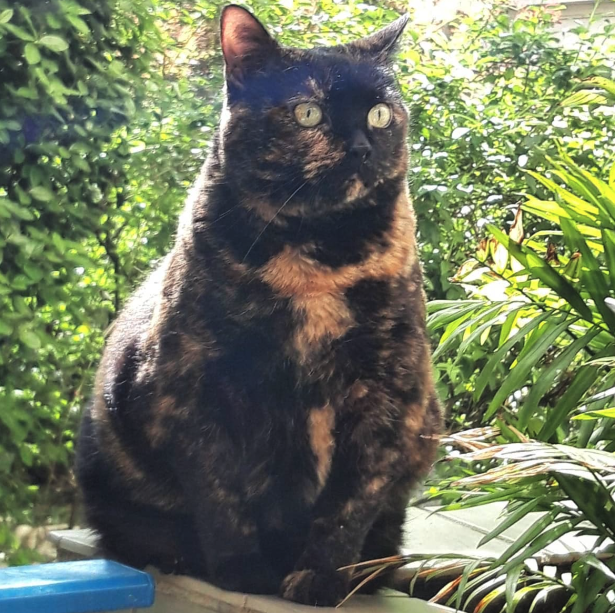
#> input picture watermarking_methods/stable_signature/hidden/imgs/00.png, 1230 x 1226 px, given as the content of the folder g-research/watermark_models/watermark-anything/output/imgs_w, which was not available (shown at 1/2 size)
$ jupyter execute --allow-errors pipeline_mk4.ipynb   (text cells are left out)
#> lines starting #> are read from the running program, lines starting #| are printed output that depends on the picture; pictures that were not available may be replaced by others from this repository, and a replacement may not be noted
[cell 1]
# ═══════════════════════════════════════════════════════════════════════════
# CONFIGURATION: Choose Your Watermarking Method
# ═══════════════════════════════════════════════════════════════════════════
#
# Please select ONE watermarking method to test by uncommenting the appropriate line:
#
# Options:
#   - "Stable_Signature"      : For images watermarked with Stable Signature
#   - "Watermark_Anything"    : For images watermarked with Watermark Anything
#   - "TrustMark"             : For images watermarked with TrustMark
#
# Note: This notebook processes one method at a time. To test multiple methods,
#       run the notebook separately for each one.

WATERMARK_METHOD = "Watermark_Anything"  # ← Change this to your method
# WATERMARK_METHOD = "TrustMark"
# WATERMARK_METHOD = "Stable_Signature"

print(f"✓ Selected watermarking method: {WATERMARK_METHOD}")

[cell 2]
# ═══════════════════════════════════════════════════════════════════════════
# CONFIGURATION: Directory Paths
# ═══════════════════════════════════════════════════════════════════════════
#
# These paths tell the notebook where to find files and save results.
#
# If you're using Azure AI:
#   - Change 'YourName' to your actual username
#   - The default paths should work once you've cloned the repository
#
# If you're running locally:
#   - Modify these paths to match your local directory structure

import os

# ─── Azure AI Settings ───
USER_NAME = 'YourName'  # ← CHANGE THIS to your Azure AI username
AZURE_ROOT = '/home/azureuser/cloudfiles/code/Users/'
IS_AZURE = os.path.exists(AZURE_ROOT)  # Auto-detect if running on Azure

# ─── Path Configuration ───
if IS_AZURE:
    ROOT_DIR = os.path.join(AZURE_ROOT, USER_NAME)
    print(f"✓ Running on Azure AI with root directory: {ROOT_DIR}")
else:
    # Local development - use current working directory
    ROOT_DIR = os.getcwd()
    print(f"✓ Running locally with root directory: {ROOT_DIR}")

# Verify the directory exists
if not os.path.exists(ROOT_DIR):
    print(f"⚠️  WARNING: Root directory does not exist: {ROOT_DIR}")
    print(f"   Please update USER_NAME or ROOT_DIR paths above.")
else:
    print(f"✓ Root directory confirmed")

[cell 3]
# ═══════════════════════════════════════════════════════════════════════════
# CONFIGURATION: Method-Specific Paths
# ═══════════════════════════════════════════════════════════════════════════
#
# Each watermarking method requires different files and directories.
# These paths are automatically set based on your chosen method.
# You may need to adjust these if your repository structure differs.

from pathlib import Path

# ─── Repository Structure ───
REPO_DIR = Path(ROOT_DIR) / "ost-embedding-research"
WATERMARK_MODELS_DIR = REPO_DIR / "watermark_models"

# ─── Method-Specific Configuration ───
if WATERMARK_METHOD == "Watermark_Anything":
    METHOD_DIR = WATERMARK_MODELS_DIR / "watermark-anything"
    RAW_IMAGES_PATH = METHOD_DIR / "output" / "imgs_w"
    CHECKPOINT_PATH = METHOD_DIR / "models" / "watermark_anything_model.pth"
    OUTPUT_DIR = REPO_DIR / "outputs" / "watermark_anything"

elif WATERMARK_METHOD == "TrustMark":
    METHOD_DIR = WATERMARK_MODELS_DIR / "trustmark"
    RAW_IMAGES_PATH = METHOD_DIR / "watermarked_images"
    CHECKPOINT_PATH = None  # TrustMark uses built-in models
    OUTPUT_DIR = REPO_DIR / "outputs" / "trustmark"

elif WATERMARK_METHOD == "Stable_Signature":
    METHOD_DIR = WATERMARK_MODELS_DIR / "stable-signature"
    RAW_IMAGES_PATH = METHOD_DIR / "watermarked_images"
    CHECKPOINT_PATH = METHOD_DIR / "models" / "dec_48b_whit.torchscript.pt"
    OUTPUT_DIR = REPO_DIR / "outputs" / "stable_signature"

# ─── Create Output Directories ───
OUTPUT_DIR.mkdir(parents=True, exist_ok=True)
TRANSFORMED_IMAGES_DIR = OUTPUT_DIR / "transformed_images"
RESULTS_DIR = OUTPUT_DIR / "results"
TRANSFORMED_IMAGES_DIR.mkdir(exist_ok=True)
RESULTS_DIR.mkdir(exist_ok=True)

print(f"✓ Configuration for {WATERMARK_METHOD}:")
print(f"  - Method directory: {METHOD_DIR}")
print(f"  - Raw images: {RAW_IMAGES_PATH}")
print(f"  - Output directory: {OUTPUT_DIR}")
print(f"  - Checkpoint: {CHECKPOINT_PATH if CHECKPOINT_PATH else 'Built-in model'}")

[cell 4]
# ═══════════════════════════════════════════════════════════════════════════
# CONFIGURATION: Processing Options
# ═══════════════════════════════════════════════════════════════════════════
#
# Control how many images to process and which transformations to apply.
# Start with small numbers for testing, then increase for full analysis.

# ─── Number of Images to Process ───
# Set to None to process all images, or specify a number for testing
MAX_IMAGES_TO_PROCESS = 10  # ← Start with 10 images for testing
# MAX_IMAGES_TO_PROCESS = None  # ← Uncomment to process all images

# ─── Transformations to Apply ───
# Enable or disable specific transformation types
APPLY_RESIZE = True          # Resize images to different dimensions
APPLY_CROP = True            # Crop images (centre crop with various percentages)
APPLY_ROTATION = True        # Rotate images by various angles
APPLY_BLUR = True            # Apply Gaussian blur with different strengths
APPLY_COMPRESSION = True     # JPEG compression at different quality levels
APPLY_NOISE = True           # Add Gaussian noise
APPLY_COLOUR_JITTER = True   # Adjust brightness, contrast, saturation

# ─── Transformation Parameters ───
RESIZE_DIMENSIONS = [(256, 256), (512, 512), (1024, 1024)]
CROP_PERCENTAGES = [0.99, 0.90, 0.80, 0.70, 0.60, 0.50]
ROTATION_ANGLES = [5, 15, 30, 45, 90, 180]
BLUR_KERNEL_SIZES = [3, 11, 21, 51]
COMPRESSION_QUALITIES = [95, 85, 75, 50, 25]

print("✓ Processing configuration set:")
print(f"  - Maximum images: {MAX_IMAGES_TO_PROCESS if MAX_IMAGES_TO_PROCESS else 'All'}")
print(f"  - Transformations enabled: ", end="")
enabled = [name for name, enabled in [
    ("Resize", APPLY_RESIZE),
    ("Crop", APPLY_CROP),
    ("Rotation", APPLY_ROTATION),
    ("Blur", APPLY_BLUR),
    ("Compression", APPLY_COMPRESSION),
    ("Noise", APPLY_NOISE),
    ("Colour Jitter", APPLY_COLOUR_JITTER)
] if enabled]
print(", ".join(enabled))

[cell 5]
# ═══════════════════════════════════════════════════════════════════════════
# Install Required Packages
# ═══════════════════════════════════════════════════════════════════════════
#
# This cell checks for required packages and installs them if missing.
# The installation may take a few minutes on first run.

import importlib.util
import subprocess
import sys

def install_if_missing(package_name, import_name=None):
    """Install a package if it's not already available."""
    if import_name is None:
        import_name = package_name

    if importlib.util.find_spec(import_name) is None:
        print(f"📥 Installing {package_name}...")
        subprocess.check_call([sys.executable, "-m", "pip", "install", "-q", package_name])
        print(f"✓ {package_name} installed successfully")
    else:
        print(f"✓ {package_name} already installed")

# Core dependencies
print("Checking and installing dependencies...\n")
install_if_missing("torch")
install_if_missing("torchvision")
install_if_missing("Pillow", "PIL")
install_if_missing("numpy")
install_if_missing("opencv-python", "cv2")
install_if_missing("scikit-image", "skimage")
install_if_missing("pandas")
install_if_missing("matplotlib")
install_if_missing("tqdm")

# Method-specific dependencies
if WATERMARK_METHOD == "Watermark_Anything":
    install_if_missing("timm")
elif WATERMARK_METHOD == "TrustMark":
    install_if_missing("trustmark")
elif WATERMARK_METHOD == "Stable_Signature":
    install_if_missing("omegaconf")
    install_if_missing("einops")

print("\n✓ All dependencies are installed and ready!")

[cell 6]
# ═══════════════════════════════════════════════════════════════════════════
# Import Required Libraries
# ═══════════════════════════════════════════════════════════════════════════

import os
import sys
import csv
from pathlib import Path
from typing import Dict, List, Optional, Tuple

# Image processing
import numpy as np
from PIL import Image
import cv2

# PyTorch
import torch
import torchvision.transforms as transforms
from torchvision.transforms import functional as TF

# Utilities
from tqdm import tqdm
import pandas as pd
import matplotlib.pyplot as plt

# Add repository directories to path
sys.path.insert(0, str(REPO_DIR))
sys.path.insert(0, str(METHOD_DIR))

print("✓ Libraries imported successfully")
print(f"✓ Using PyTorch version: {torch.__version__}")
print(f"✓ CUDA available: {torch.cuda.is_available()}")
#> (this line was passed over: torch is not available in this run)

#> (a cell that did not finish here is left out)

[cell 8]
# ═══════════════════════════════════════════════════════════════════════════
# Image Transformation Functions
# ═══════════════════════════════════════════════════════════════════════════

class ImageTransformations:
    """Collection of image transformation functions for watermark robustness testing."""

    @staticmethod
    def resize(image: Image.Image, width: int, height: int) -> Image.Image:
        """Resize image to specified dimensions."""
        return image.resize((width, height), Image.Resampling.LANCZOS)

    @staticmethod
    def centre_crop(image: Image.Image, percentage: float) -> Image.Image:
        """
        Crop image from the centre, keeping specified percentage of the original.

        Args:
            image: Input image
            percentage: Percentage of image to keep (0.0 to 1.0)
        """
        width, height = image.size
        new_width = int(width * percentage)
        new_height = int(height * percentage)

        left = (width - new_width) // 2
        top = (height - new_height) // 2
        right = left + new_width
        bottom = top + new_height

        return image.crop((left, top, right, bottom))

    @staticmethod
    def rotate(image: Image.Image, angle: float) -> Image.Image:
        """Rotate image by specified angle (degrees)."""
        return image.rotate(angle, expand=True, fillcolor=(255, 255, 255))

    @staticmethod
    def gaussian_blur(image: Image.Image, kernel_size: int) -> Image.Image:
        """
        Apply Gaussian blur to image.

        Args:
            image: Input image
            kernel_size: Size of the Gaussian kernel (must be odd)
        """
        # Convert PIL to numpy for OpenCV
        img_array = np.array(image)
        blurred = cv2.GaussianBlur(img_array, (kernel_size, kernel_size), 0)
        return Image.fromarray(blurred)

    @staticmethod
    def jpeg_compression(image: Image.Image, quality: int) -> Image.Image:
        """
        Apply JPEG compression at specified quality level.

        Args:
            image: Input image
            quality: JPEG quality (1-100, higher is better quality)
        """
        from io import BytesIO
        buffer = BytesIO()
        image.save(buffer, format='JPEG', quality=quality)
        buffer.seek(0)
        return Image.open(buffer)

    @staticmethod
    def add_noise(image: Image.Image, noise_level: float = 0.02) -> Image.Image:
        """
        Add Gaussian noise to image.

        Args:
            image: Input image
            noise_level: Standard deviation of noise (0.0 to 1.0)
        """
        img_array = np.array(image).astype(np.float32) / 255.0
        noise = np.random.normal(0, noise_level, img_array.shape)
        noisy_img = np.clip(img_array + noise, 0, 1)
        return Image.fromarray((noisy_img * 255).astype(np.uint8))

    @staticmethod
    def colour_jitter(image: Image.Image, brightness: float = 0.2,
                     contrast: float = 0.2, saturation: float = 0.2) -> Image.Image:
        """
        Randomly change brightness, contrast, and saturation.

        Args:
            image: Input image
            brightness: Brightness jitter factor (0.0 to 1.0)
            contrast: Contrast jitter factor (0.0 to 1.0)
            saturation: Saturation jitter factor (0.0 to 1.0)
        """
        jitter = transforms.ColorJitter(
            brightness=brightness,
            contrast=contrast,
            saturation=saturation
        )
        return jitter(image)

# Create instance for easy access
transform = ImageTransformations()

print("✓ Image transformation functions loaded")
print("  Available transformations:")
print("  - resize()")
print("  - centre_crop()")
print("  - rotate()")
print("  - gaussian_blur()")
print("  - jpeg_compression()")
print("  - add_noise()")
print("  - colour_jitter()")

[cell 9]
# ═══════════════════════════════════════════════════════════════════════════
# Apply All Transformations
# ═══════════════════════════════════════════════════════════════════════════

def apply_transformations_to_dataset():
    """
    Apply all enabled transformations to the dataset of watermarked images.
    Creates subdirectories for each transformation type and saves results.
    """

    # Get list of images to process
    image_files = sorted([f for f in os.listdir(RAW_IMAGES_PATH)
                         if f.lower().endswith(('.png', '.jpg', '.jpeg'))])

    if MAX_IMAGES_TO_PROCESS:
        image_files = image_files[:MAX_IMAGES_TO_PROCESS]

    print(f"Processing {len(image_files)} images...\n")

    # Counter for total transformations
    transformation_count = 0

    # Process each image
    for image_name in tqdm(image_files, desc="Processing images"):
        image_path = os.path.join(RAW_IMAGES_PATH, image_name)
        base_name = Path(image_name).stem

        try:
            image = Image.open(image_path).convert('RGB')

            # ─── Resize Transformations ───
            if APPLY_RESIZE:
                resize_dir = TRANSFORMED_IMAGES_DIR / "resize"
                resize_dir.mkdir(exist_ok=True)
                for width, height in RESIZE_DIMENSIONS:
                    resized = transform.resize(image, width, height)
                    output_path = resize_dir / f"{base_name}_resize_{width}x{height}.png"
                    resized.save(output_path)
                    transformation_count += 1
#> after the loop, transformation_count = 3

            # ─── Centre Crop Transformations ───
            if APPLY_CROP:
                crop_dir = TRANSFORMED_IMAGES_DIR / "crop"
                crop_dir.mkdir(exist_ok=True)
                for percentage in CROP_PERCENTAGES:
                    cropped = transform.centre_crop(image, percentage)
                    output_path = crop_dir / f"{base_name}_crop_{int(percentage*100)}pct.png"
                    cropped.save(output_path)
                    transformation_count += 1
#> this loop made 6 passes
#> pass 1, in apply_transformations_to_dataset, `cropped = transform.centre_crop(image, percentage)`:
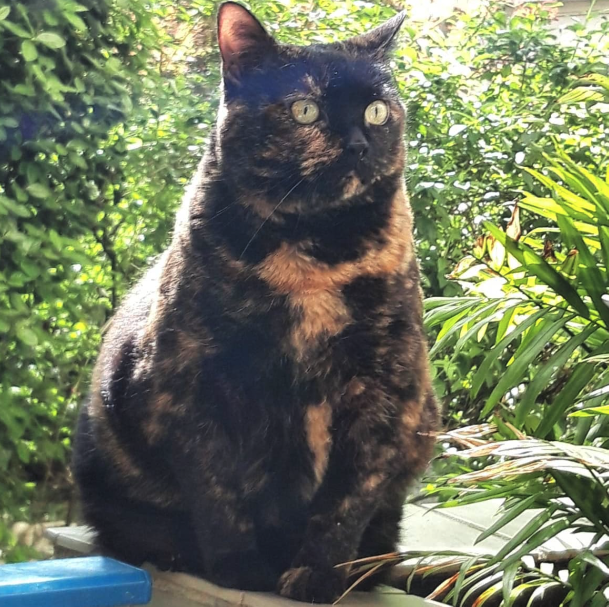
#> cropped: PIL image 1217x1213 RGB (shown at 1/2 size); mean R, G, B 110.7, 118.7, 93.6
#> pass 3, in apply_transformations_to_dataset, `cropped = transform.centre_crop(image, percentage)`:
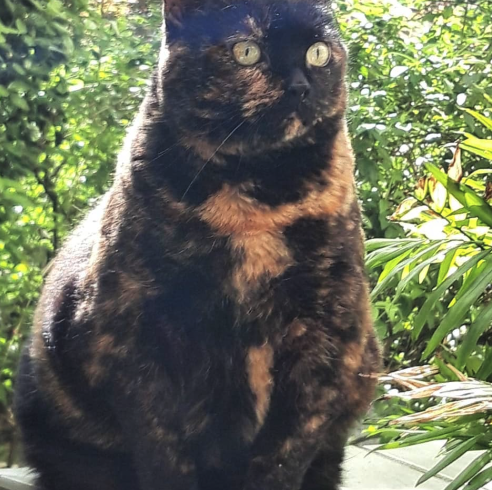
#> cropped: PIL image 984x980 RGB (shown at 1/2 size); mean R, G, B 104.4, 109.4, 88.7
#> after the loop:
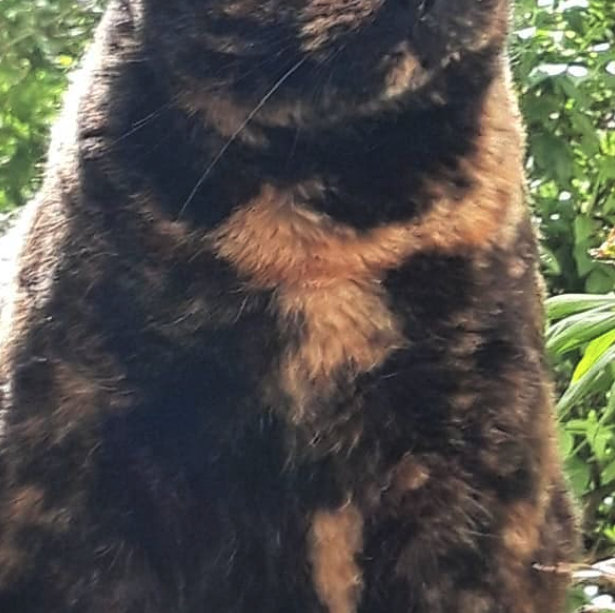
#> cropped: PIL image 615x613 RGB; mean R, G, B 85, 81.9, 74.4
#> after the loop, transformation_count = 9

            # ─── Rotation Transformations ───
            if APPLY_ROTATION:
                rotation_dir = TRANSFORMED_IMAGES_DIR / "rotation"
                rotation_dir.mkdir(exist_ok=True)
                for angle in ROTATION_ANGLES:
                    rotated = transform.rotate(image, angle)
                    output_path = rotation_dir / f"{base_name}_rotate_{angle}deg.png"
                    rotated.save(output_path)
                    transformation_count += 1
#> this loop made 6 passes
#> pass 1, in apply_transformations_to_dataset, `rotated = transform.rotate(image, angle)`:
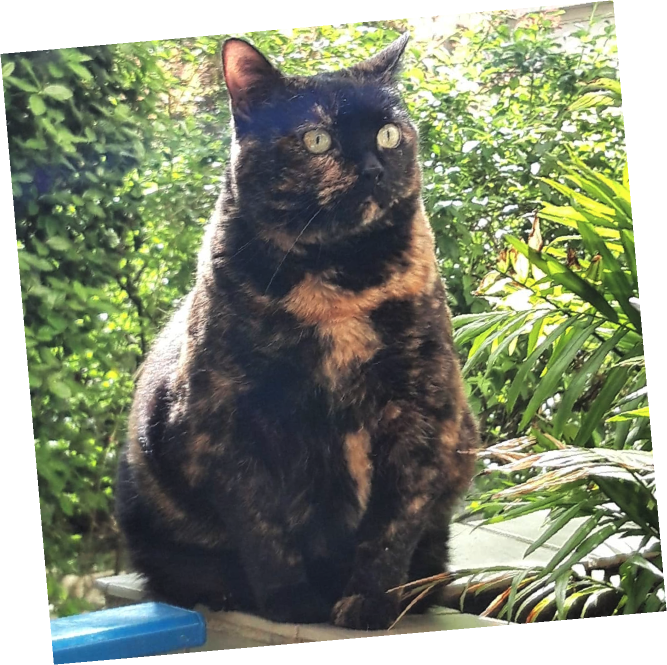
#> rotated: PIL image 1334x1330 RGB (shown at 1/2 size); mean R, G, B 132.7, 139.6, 118.1
#> pass 2, in apply_transformations_to_dataset, `rotated = transform.rotate(image, angle)`:
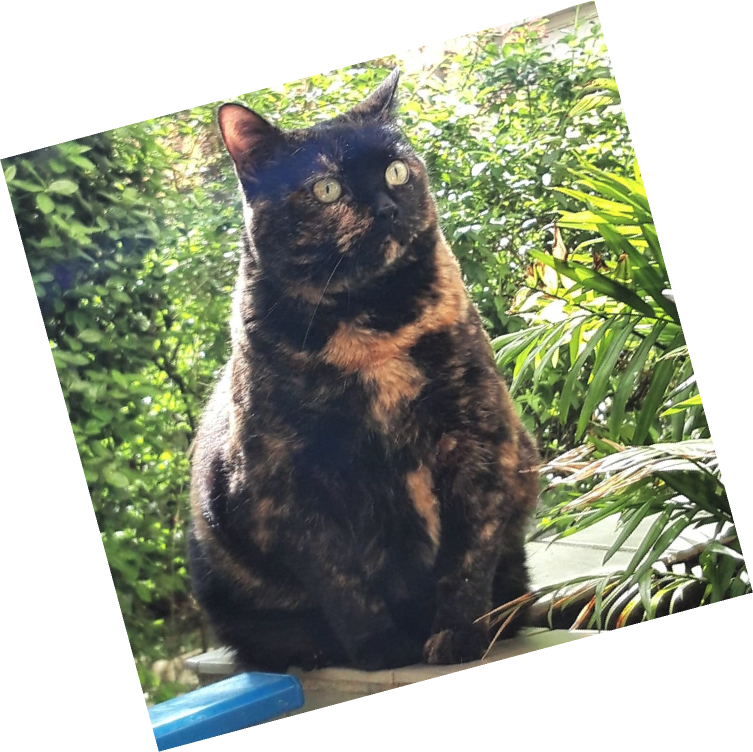
#> rotated: PIL image 1506x1504 RGB (shown at 1/2 size); mean R, G, B 159.2, 164.6, 147.7
#> pass 3, in apply_transformations_to_dataset, `rotated = transform.rotate(image, angle)`:
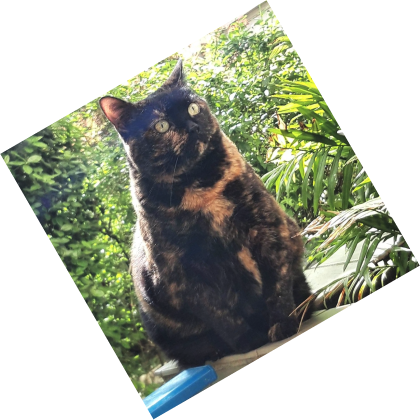
#> rotated: PIL image 1680x1678 RGB (shown at 1/4 size); mean R, G, B 178, 182.4, 168.8
#> after the loop:
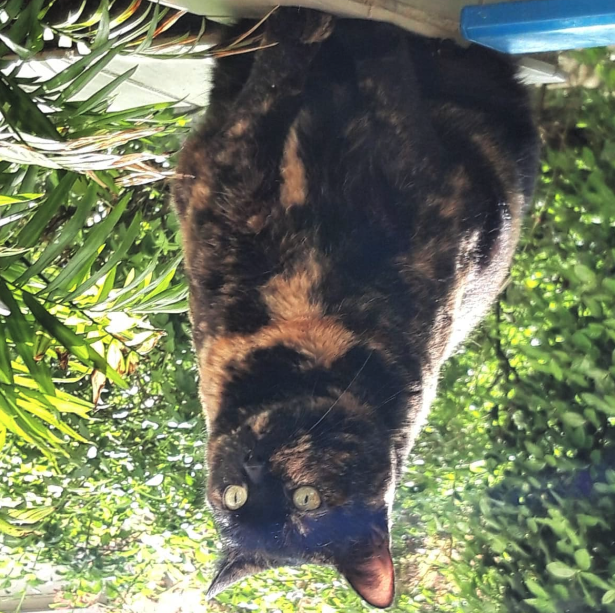
#> rotated: PIL image 1230x1226 RGB (shown at 1/2 size); mean R, G, B 111.1, 119.2, 93.9
#> after the loop, transformation_count = 15

            # ─── Blur Transformations ───
            if APPLY_BLUR:
                blur_dir = TRANSFORMED_IMAGES_DIR / "blur"
                blur_dir.mkdir(exist_ok=True)
                for kernel_size in BLUR_KERNEL_SIZES:
                    blurred = transform.gaussian_blur(image, kernel_size)
                    output_path = blur_dir / f"{base_name}_blur_k{kernel_size}.png"
                    blurred.save(output_path)
                    transformation_count += 1
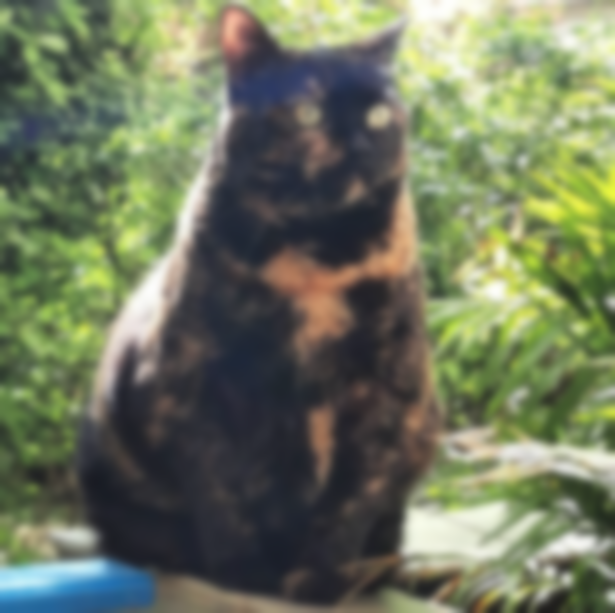
#> blurred: PIL image 1230x1226 RGB (shown at 1/2 size); mean R, G, B 111.1, 119.2, 93.9
#> after the loop, transformation_count = 19

            # ─── Compression Transformations ───
            if APPLY_COMPRESSION:
                compression_dir = TRANSFORMED_IMAGES_DIR / "compression"
                compression_dir.mkdir(exist_ok=True)
                for quality in COMPRESSION_QUALITIES:
                    compressed = transform.jpeg_compression(image, quality)
                    output_path = compression_dir / f"{base_name}_jpeg_q{quality}.jpg"
                    compressed.save(output_path)
                    transformation_count += 1
#> transformation_count = 20

            # ─── Noise Transformations ───
            if APPLY_NOISE:
                noise_dir = TRANSFORMED_IMAGES_DIR / "noise"
                noise_dir.mkdir(exist_ok=True)
                noisy = transform.add_noise(image)
                output_path = noise_dir / f"{base_name}_noise.png"
                noisy.save(output_path)
                transformation_count += 1
#> transformation_count = 25

            # ─── Colour Jitter Transformations ───
            if APPLY_COLOUR_JITTER:
                jitter_dir = TRANSFORMED_IMAGES_DIR / "colour_jitter"
                jitter_dir.mkdir(exist_ok=True)
                jittered = transform.colour_jitter(image)
                output_path = jitter_dir / f"{base_name}_jitter.png"
                jittered.save(output_path)
                transformation_count += 1

        except Exception as e:
            print(f"\n⚠️  Error processing {image_name}: {str(e)}")
            continue

    print(f"\n✓ Transformation complete!")
    print(f"  - Processed {len(image_files)} images")
    print(f"  - Created {transformation_count} transformed images")
    print(f"  - Results saved to: {TRANSFORMED_IMAGES_DIR}")

# Run the transformation process
apply_transformations_to_dataset()
#> (the call stopped at in colour_jitter, `jitter = transforms.ColorJitter( brightness=brightness, contrast=contr..`: torchvision is not available in this run)
